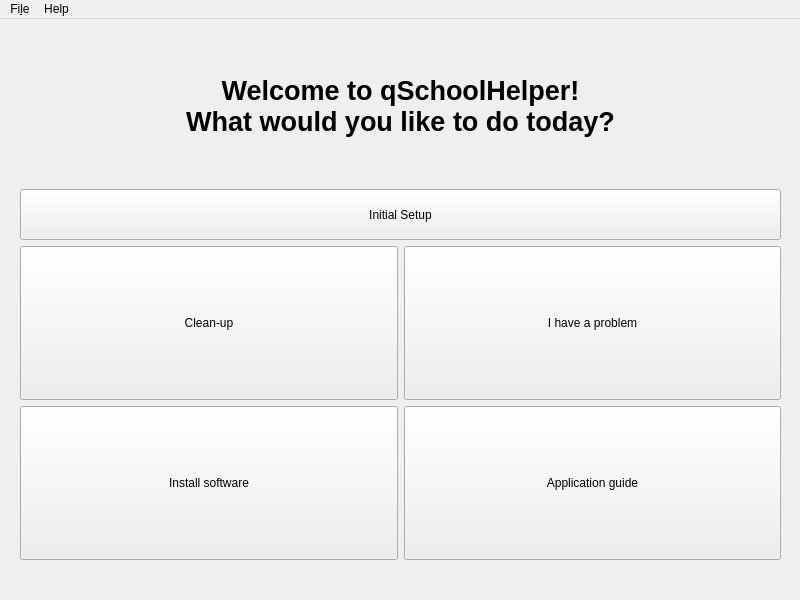
<?xml version="1.0" encoding="UTF-8"?>
<ui version="4.0">
 <class>main_window</class>
 <widget class="QMainWindow" name="main_window">
  <property name="geometry">
   <rect>
    <x>0</x>
    <y>0</y>
    <width>800</width>
    <height>600</height>
   </rect>
  </property>
  <property name="minimumSize">
   <size>
    <width>800</width>
    <height>600</height>
   </size>
  </property>
  <property name="maximumSize">
   <size>
    <width>800</width>
    <height>600</height>
   </size>
  </property>
  <property name="windowTitle">
   <string>qSchoolCleaner</string>
  </property>
  <widget class="QWidget" name="centralwidget">
   <widget class="QWidget" name="gridLayoutWidget">
    <property name="geometry">
     <rect>
      <x>20</x>
      <y>10</y>
      <width>761</width>
      <height>531</height>
     </rect>
    </property>
    <layout class="QGridLayout" name="gridLayout">
     <property name="sizeConstraint">
      <enum>QLayout::SetDefaultConstraint</enum>
     </property>
     <property name="rightMargin">
      <number>0</number>
     </property>
     <item row="4" column="0">
      <widget class="QPushButton" name="software_button">
       <property name="sizePolicy">
        <sizepolicy hsizetype="Expanding" vsizetype="Expanding">
         <horstretch>0</horstretch>
         <verstretch>3</verstretch>
        </sizepolicy>
       </property>
       <property name="text">
        <string>Install software</string>
       </property>
       <property name="icon">
        <iconset>
         <normalon>:/install.png</normalon>
        </iconset>
       </property>
       <property name="iconSize">
        <size>
         <width>32</width>
         <height>32</height>
        </size>
       </property>
      </widget>
     </item>
     <item row="0" column="0" colspan="2">
      <widget class="QLabel" name="title_label">
       <property name="sizePolicy">
        <sizepolicy hsizetype="Preferred" vsizetype="Preferred">
         <horstretch>0</horstretch>
         <verstretch>3</verstretch>
        </sizepolicy>
       </property>
       <property name="font">
        <font>
         <pointsize>20</pointsize>
         <weight>75</weight>
         <bold>true</bold>
         <stylestrategy>PreferDefault</stylestrategy>
        </font>
       </property>
       <property name="autoFillBackground">
        <bool>false</bool>
       </property>
       <property name="text">
        <string>Welcome to qSchoolHelper!
What would you like to do today?</string>
       </property>
       <property name="alignment">
        <set>Qt::AlignCenter</set>
       </property>
      </widget>
     </item>
     <item row="4" column="1">
      <widget class="QPushButton" name="help_button">
       <property name="sizePolicy">
        <sizepolicy hsizetype="Minimum" vsizetype="Expanding">
         <horstretch>0</horstretch>
         <verstretch>3</verstretch>
        </sizepolicy>
       </property>
       <property name="text">
        <string>Application guide</string>
       </property>
       <property name="icon">
        <iconset resource="resources.qrc">
         <normaloff>:/info.png</normaloff>:/info.png</iconset>
       </property>
       <property name="iconSize">
        <size>
         <width>32</width>
         <height>32</height>
        </size>
       </property>
      </widget>
     </item>
     <item row="1" column="0" colspan="2">
      <widget class="QPushButton" name="initial_setup_button">
       <property name="enabled">
        <bool>true</bool>
       </property>
       <property name="sizePolicy">
        <sizepolicy hsizetype="Minimum" vsizetype="Minimum">
         <horstretch>0</horstretch>
         <verstretch>1</verstretch>
        </sizepolicy>
       </property>
       <property name="toolTip">
        <string/>
       </property>
       <property name="text">
        <string>Initial Setup</string>
       </property>
       <property name="icon">
        <iconset>
         <normalon>:/go.png</normalon>
        </iconset>
       </property>
       <property name="iconSize">
        <size>
         <width>16</width>
         <height>16</height>
        </size>
       </property>
       <property name="flat">
        <bool>false</bool>
       </property>
      </widget>
     </item>
     <item row="2" column="0">
      <widget class="QPushButton" name="clean_button">
       <property name="sizePolicy">
        <sizepolicy hsizetype="Expanding" vsizetype="Expanding">
         <horstretch>0</horstretch>
         <verstretch>3</verstretch>
        </sizepolicy>
       </property>
       <property name="text">
        <string>Clean-up</string>
       </property>
       <property name="icon">
        <iconset>
         <normalon>:/clean.png</normalon>
        </iconset>
       </property>
       <property name="iconSize">
        <size>
         <width>32</width>
         <height>32</height>
        </size>
       </property>
      </widget>
     </item>
     <item row="2" column="1">
      <widget class="QPushButton" name="problem_button">
       <property name="sizePolicy">
        <sizepolicy hsizetype="Expanding" vsizetype="Expanding">
         <horstretch>0</horstretch>
         <verstretch>3</verstretch>
        </sizepolicy>
       </property>
       <property name="text">
        <string>I have a problem</string>
       </property>
       <property name="icon">
        <iconset>
         <normalon>:/error.png</normalon>
        </iconset>
       </property>
       <property name="iconSize">
        <size>
         <width>32</width>
         <height>32</height>
        </size>
       </property>
      </widget>
     </item>
    </layout>
   </widget>
  </widget>
  <widget class="QMenuBar" name="menubar">
   <property name="geometry">
    <rect>
     <x>0</x>
     <y>0</y>
     <width>800</width>
     <height>25</height>
    </rect>
   </property>
   <widget class="QMenu" name="menuas">
    <property name="title">
     <string>Fi&amp;le</string>
    </property>
    <addaction name="action_initial_setup"/>
    <addaction name="separator"/>
    <addaction name="action_quit"/>
   </widget>
   <widget class="QMenu" name="menuHelp">
    <property name="title">
     <string>Help</string>
    </property>
    <addaction name="action_about"/>
    <addaction name="action_open_help"/>
   </widget>
   <addaction name="menuas"/>
   <addaction name="menuHelp"/>
  </widget>
  <action name="action_quit">
   <property name="text">
    <string>&amp;Exit</string>
   </property>
  </action>
  <action name="action_initial_setup">
   <property name="text">
    <string>&amp;Initial Setup</string>
   </property>
  </action>
  <action name="action_open_help">
   <property name="text">
    <string>&amp;Open help</string>
   </property>
  </action>
  <action name="action_about">
   <property name="text">
    <string>&amp;About</string>
   </property>
  </action>
 </widget>
 <tabstops>
  <tabstop>clean_button</tabstop>
  <tabstop>software_button</tabstop>
  <tabstop>help_button</tabstop>
  <tabstop>problem_button</tabstop>
 </tabstops>
 <resources>
  <include location="resources.qrc"/>
 </resources>
 <connections>
  <connection>
   <sender>action_quit</sender>
   <signal>triggered()</signal>
   <receiver>main_window</receiver>
   <slot>close()</slot>
   <hints>
    <hint type="sourcelabel">
     <x>-1</x>
     <y>-1</y>
    </hint>
    <hint type="destinationlabel">
     <x>22</x>
     <y>150</y>
    </hint>
   </hints>
  </connection>
 </connections>
 <slots>
  <slot>problem_button_clicked()</slot>
  <slot>initial_setup_triggered()</slot>
  <slot>about_triggered()</slot>
  <slot>cleaning_button_clicked()</slot>
  <slot>install_button_clicked()</slot>
  <slot>help_triggered()</slot>
 </slots>
</ui>
